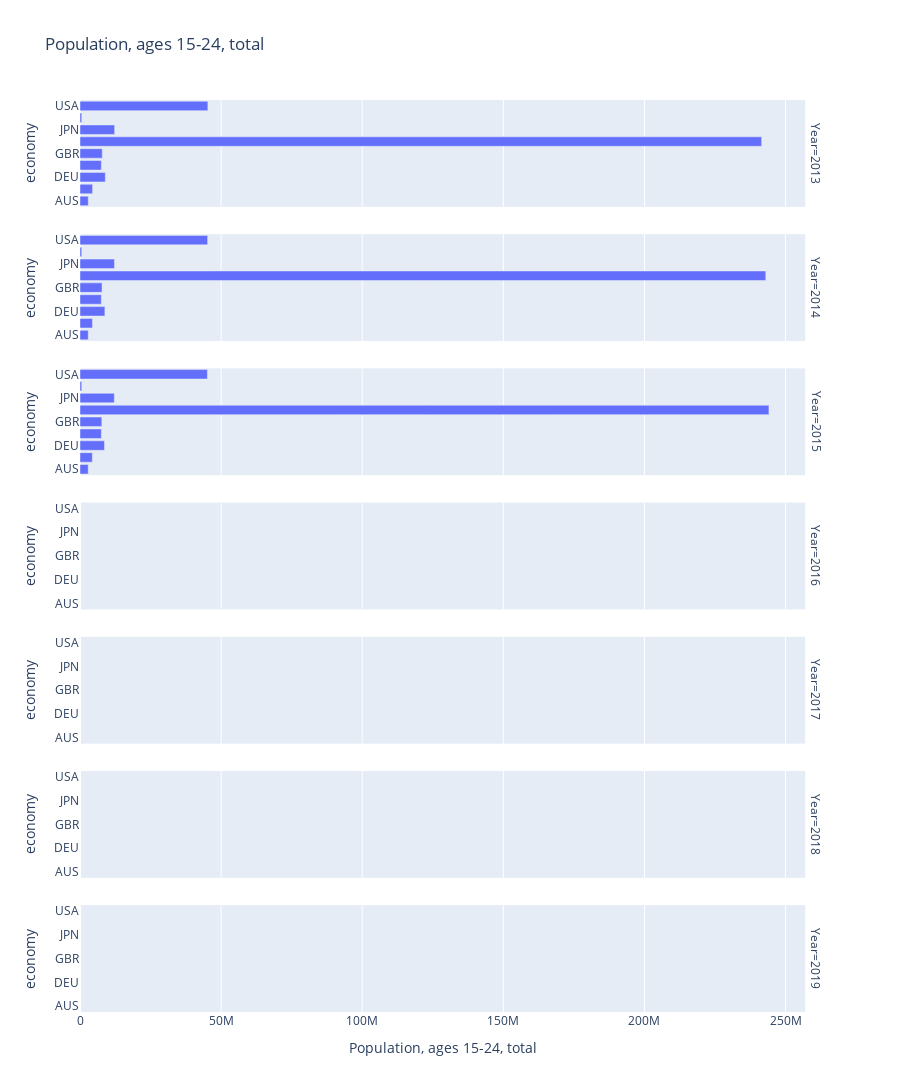

This figure's notebook cell:
### Code cell
fig = px.bar(data_frame=df1,y = 'economy',x='Population, ages 15-24, total',
             facet_row='Year',
             orientation='h',
             height=40*len(df1),
            title='Population, ages 15-24, total',
            hover_name='economy') 
fig

### Figure 1 — Plotly figure (JSON) as saved in the notebook; plotly's stock layout.template omitted (floating-point values rounded to 4 significant figures)
{"data": [{"alignmentgroup": "True", "hovertemplate": "<b>%{hovertext}</b><br><br>Year=2013<br>Population, ages 15-24, total=%{x}<br>economy=%{y}<extra></extra>", "hovertext": ["AUS", "CAN", "DEU", "FRA", "GBR", "IND", "JPN", "NZL", "USA"], "legendgroup": "", "marker": {"color": "#636efa"}, "name": "", "offsetgroup": "", "orientation": "h", "showlegend": false, "textposition": "auto", "type": "bar", "x": [2926254, 4452709, 8964066, 7558568, 7888589, 241535030, 12272803, 621736, 45307415], "xaxis": "x7", "y": ["AUS", "CAN", "DEU", "FRA", "GBR", "IND", "JPN", "NZL", "USA"], "yaxis": "y7"}, {"alignmentgroup": "True", "hovertemplate": "<b>%{hovertext}</b><br><br>Year=2014<br>Population, ages 15-24, total=%{x}<br>economy=%{y}<extra></extra>", "hovertext": ["AUS", "CAN", "DEU", "FRA", "GBR", "IND", "JPN", "NZL", "USA"], "legendgroup": "", "marker": {"color": "#636efa"}, "name": "", "offsetgroup": "", "orientation": "h", "showlegend": false, "textposition": "auto", "type": "bar", "x": [2922207, 4416539, 8819364, 7554426, 7812258, 243002731, 12211081, 618646, 45230846], "xaxis": "x6", "y": ["AUS", "CAN", "DEU", "FRA", "GBR", "IND", "JPN", "NZL", "USA"], "yaxis": "y6"}, {"alignmentgroup": "True", "hovertemplate": "<b>%{hovertext}</b><br><br>Year=2015<br>Population, ages 15-24, total=%{x}<br>economy=%{y}<extra></extra>", "hovertext": ["AUS", "CAN", "DEU", "FRA", "GBR", "IND", "JPN", "NZL", "USA"], "legendgroup": "", "marker": {"color": "#636efa"}, "name": "", "offsetgroup": "", "orientation": "h", "showlegend": false, "textposition": "auto", "type": "bar", "x": [2914620, 4373511, 8682394, 7567872, 7731522, 244120201, 12157426, 615099, 45147517], "xaxis": "x5", "y": ["AUS", "CAN", "DEU", "FRA", "GBR", "IND", "JPN", "NZL", "USA"], "yaxis": "y5"}, {"alignmentgroup": "True", "hovertemplate": "<b>%{hovertext}</b><br><br>Year=2016<br>Population, ages 15-24, total=%{x}<br>economy=%{y}<extra></extra>", "hovertext": ["AUS", "CAN", "DEU", "FRA", "GBR", "IND", "JPN", "NZL", "USA"], "legendgroup": "", "marker": {"color": "#636efa"}, "name": "", "offsetgroup": "", "orientation": "h", "showlegend": false, "textposition": "auto", "type": "bar", "x": [null, null, null, null, null, null, null, null, null], "xaxis": "x4", "y": ["AUS", "CAN", "DEU", "FRA", "GBR", "IND", "JPN", "NZL", "USA"], "yaxis": "y4"}, {"alignmentgroup": "True", "hovertemplate": "<b>%{hovertext}</b><br><br>Year=2017<br>Population, ages 15-24, total=%{x}<br>economy=%{y}<extra></extra>", "hovertext": ["AUS", "CAN", "DEU", "FRA", "GBR", "IND", "JPN", "NZL", "USA"], "legendgroup": "", "marker": {"color": "#636efa"}, "name": "", "offsetgroup": "", "orientation": "h", "showlegend": false, "textposition": "auto", "type": "bar", "x": [null, null, null, null, null, null, null, null, null], "xaxis": "x3", "y": ["AUS", "CAN", "DEU", "FRA", "GBR", "IND", "JPN", "NZL", "USA"], "yaxis": "y3"}, {"alignmentgroup": "True", "hovertemplate": "<b>%{hovertext}</b><br><br>Year=2018<br>Population, ages 15-24, total=%{x}<br>economy=%{y}<extra></extra>", "hovertext": ["AUS", "CAN", "DEU", "FRA", "GBR", "IND", "JPN", "NZL", "USA"], "legendgroup": "", "marker": {"color": "#636efa"}, "name": "", "offsetgroup": "", "orientation": "h", "showlegend": false, "textposition": "auto", "type": "bar", "x": [null, null, null, null, null, null, null, null, null], "xaxis": "x2", "y": ["AUS", "CAN", "DEU", "FRA", "GBR", "IND", "JPN", "NZL", "USA"], "yaxis": "y2"}, {"alignmentgroup": "True", "hovertemplate": "<b>%{hovertext}</b><br><br>Year=2019<br>Population, ages 15-24, total=%{x}<br>economy=%{y}<extra></extra>", "hovertext": ["AUS", "CAN", "DEU", "FRA", "GBR", "IND", "NZL"], "legendgroup": "", "marker": {"color": "#636efa"}, "name": "", "offsetgroup": "", "orientation": "h", "showlegend": false, "textposition": "auto", "type": "bar", "x": [null, null, null, null, null, null, null], "xaxis": "x", "y": ["AUS", "CAN", "DEU", "FRA", "GBR", "IND", "NZL"], "yaxis": "y"}], "layout": {"annotations": [{"font": {}, "showarrow": false, "text": "Year=2019", "textangle": 90, "x": 0.98, "xanchor": "left", "xref": "paper", "y": 0.05857, "yanchor": "middle", "yref": "paper"}, {"font": {}, "showarrow": false, "text": "Year=2018", "textangle": 90, "x": 0.98, "xanchor": "left", "xref": "paper", "y": 0.2057, "yanchor": "middle", "yref": "paper"}, {"font": {}, "showarrow": false, "text": "Year=2017", "textangle": 90, "x": 0.98, "xanchor": "left", "xref": "paper", "y": 0.3529, "yanchor": "middle", "yref": "paper"}, {"font": {}, "showarrow": false, "text": "Year=2016", "textangle": 90, "x": 0.98, "xanchor": "left", "xref": "paper", "y": 0.5, "yanchor": "middle", "yref": "paper"}, {"font": {}, "showarrow": false, "text": "Year=2015", "textangle": 90, "x": 0.98, "xanchor": "left", "xref": "paper", "y": 0.6471, "yanchor": "middle", "yref": "paper"}, {"font": {}, "showarrow": false, "text": "Year=2014", "textangle": 90, "x": 0.98, "xanchor": "left", "xref": "paper", "y": 0.7943, "yanchor": "middle", "yref": "paper"}, {"font": {}, "showarrow": false, "text": "Year=2013", "textangle": 90, "x": 0.98, "xanchor": "left", "xref": "paper", "y": 0.9414, "yanchor": "middle", "yref": "paper"}], "barmode": "relative", "height": 2440, "legend": {"tracegroupgap": 0}, "title": {"text": "Population, ages 15-24, total"}, "xaxis": {"anchor": "y", "domain": [0, 0.98], "title": {"text": "Population, ages 15-24, total"}}, "xaxis2": {"anchor": "y2", "domain": [0, 0.98], "matches": "x", "showticklabels": false}, "xaxis3": {"anchor": "y3", "domain": [0, 0.98], "matches": "x", "showticklabels": false}, "xaxis4": {"anchor": "y4", "domain": [0, 0.98], "matches": "x", "showticklabels": false}, "xaxis5": {"anchor": "y5", "domain": [0, 0.98], "matches": "x", "showticklabels": false}, "xaxis6": {"anchor": "y6", "domain": [0, 0.98], "matches": "x", "showticklabels": false}, "xaxis7": {"anchor": "y7", "domain": [0, 0.98], "matches": "x", "showticklabels": false}, "yaxis": {"anchor": "x", "domain": [0, 0.1171], "title": {"text": "economy"}}, "yaxis2": {"anchor": "x2", "domain": [0.1471, 0.2643], "matches": "y", "title": {"text": "economy"}}, "yaxis3": {"anchor": "x3", "domain": [0.2943, 0.4114], "matches": "y", "title": {"text": "economy"}}, "yaxis4": {"anchor": "x4", "domain": [0.4414, 0.5586], "matches": "y", "title": {"text": "economy"}}, "yaxis5": {"anchor": "x5", "domain": [0.5886, 0.7057], "matches": "y", "title": {"text": "economy"}}, "yaxis6": {"anchor": "x6", "domain": [0.7357, 0.8529], "matches": "y", "title": {"text": "economy"}}, "yaxis7": {"anchor": "x7", "domain": [0.8829, 1.0], "matches": "y", "title": {"text": "economy"}}}}
